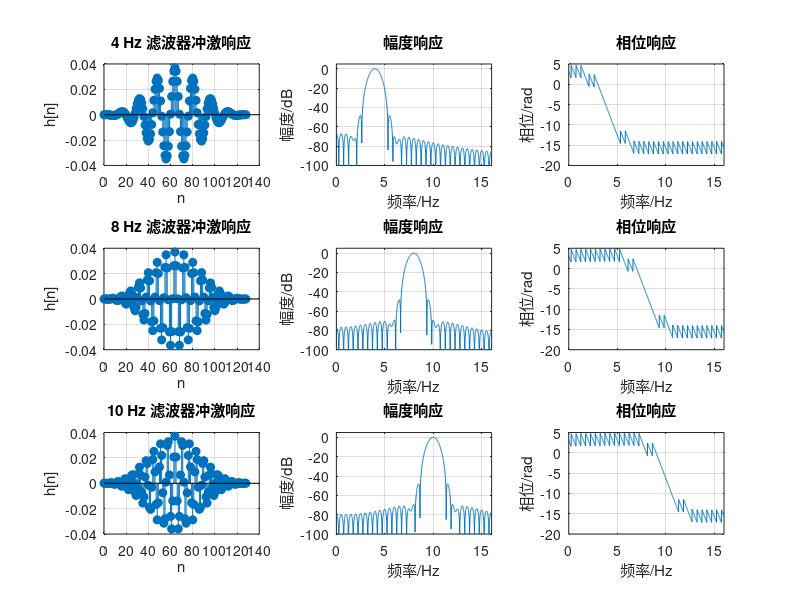

This chart was generated by the following MATLAB code: (Note: this script raises an error after producing the figure.)
%% 实验5 数字滤波器的应用
clear; close all; clc;

fs = 64;
duration = 8;                   % 较长记录用于减小零相位滤波的边界影响
t = (0:round(duration*fs)-1) / fs;
component_frequencies = [4, 8, 10];
x = cos(2*pi*component_frequencies(1)*t) + ...
    cos(2*pi*component_frequencies(2)*t) + ...
    cos(2*pi*component_frequencies(3)*t);

filter_order = 128;
passband_half_width = 0.5;      % 每个通带为 fc +/- 0.5 Hz
window = hamming(filter_order+1);
filters = cell(1, numel(component_frequencies));
outputs = zeros(numel(component_frequencies), numel(x));

for idx = 1:numel(component_frequencies)
    fc = component_frequencies(idx);
    normalized_band = ([fc-passband_half_width, fc+passband_half_width]) / (fs/2);
    filters{idx} = fir1(filter_order, normalized_band, 'bandpass', window);
    outputs(idx, :) = filtfilt(filters{idx}, 1, x);
end

result_dir = fullfile(fileparts(mfilename('fullpath')), 'results');
if ~exist(result_dir, 'dir'), mkdir(result_dir); end

%% 各滤波器的冲激响应、幅度和相位响应
fig1 = figure('Name', '实验5：三个带通滤波器', 'Color', 'w');
for idx = 1:numel(component_frequencies)
    b = filters{idx};
    [H, w] = freqz(b, 1, 4096, fs);
    subplot(3,3,3*(idx-1)+1); stem(0:filter_order, b, 'filled'); grid on;
    title(sprintf('%g Hz 滤波器冲激响应', component_frequencies(idx)));
    xlabel('n'); ylabel('h[n]');
    subplot(3,3,3*(idx-1)+2); plot(w, 20*log10(max(abs(H), 1e-10))); grid on;
    xlim([0, 16]); ylim([-100, 5]); xlabel('频率/Hz'); ylabel('幅度/dB');
    title('幅度响应');
    subplot(3,3,3*(idx-1)+3); plot(w, unwrap(angle(H))); grid on;
    xlim([0, 16]); xlabel('频率/Hz'); ylabel('相位/rad'); title('相位响应');
end
sgtitle('分离 4 Hz、8 Hz、10 Hz 的 FIR 带通滤波器');
saveas(fig1, fullfile(result_dir, 'bandpass_filter_responses.png'));

%% 时域波形（避开记录两端）
display_range = t >= 2 & t < 3;
fig2 = figure('Name', '实验5：滤波结果时域波形', 'Color', 'w');
subplot(4,1,1); plot(t(display_range), x(display_range)); grid on;
title('原始三频组合信号'); xlabel('时间/s'); ylabel('x(t)');
for idx = 1:numel(component_frequencies)
    subplot(4,1,idx+1);
    plot(t(display_range), outputs(idx, display_range), 'LineWidth', 1.1); grid on;
    title(sprintf('滤出的 %g Hz 分量', component_frequencies(idx)));
    xlabel('时间/s'); ylabel('幅度');
end
sgtitle('三个单频分量的时域分离结果');
saveas(fig2, fullfile(result_dir, 'filtered_time_waveforms.png'));

%% 滤波前后频谱
N = numel(x);
frequency = (0:floor(N/2))*fs/N;
fig3 = figure('Name', '实验5：滤波前后频谱', 'Color', 'w');
signals = [x; outputs];
signal_names = {'原始信号', '4 Hz 输出', '8 Hz 输出', '10 Hz 输出'};
for idx = 1:size(signals, 1)
    spectrum = abs(fft(signals(idx, :))) / N;
    one_sided = spectrum(1:floor(N/2)+1);
    one_sided(2:end-1) = 2*one_sided(2:end-1);
    subplot(4,1,idx); plot(frequency, one_sided, 'LineWidth', 1.1); grid on;
    xlim([0, 16]); ylim([0, 1.2]); ylabel('幅度'); title(signal_names{idx});
end
xlabel('频率/Hz'); sgtitle('滤波前后的单边幅度谱');
saveas(fig3, fullfile(result_dir, 'filtered_spectra.png'));

fprintf('实验5完成：已从组合信号中分别提取 4 Hz、8 Hz 和 10 Hz 分量。\n');
